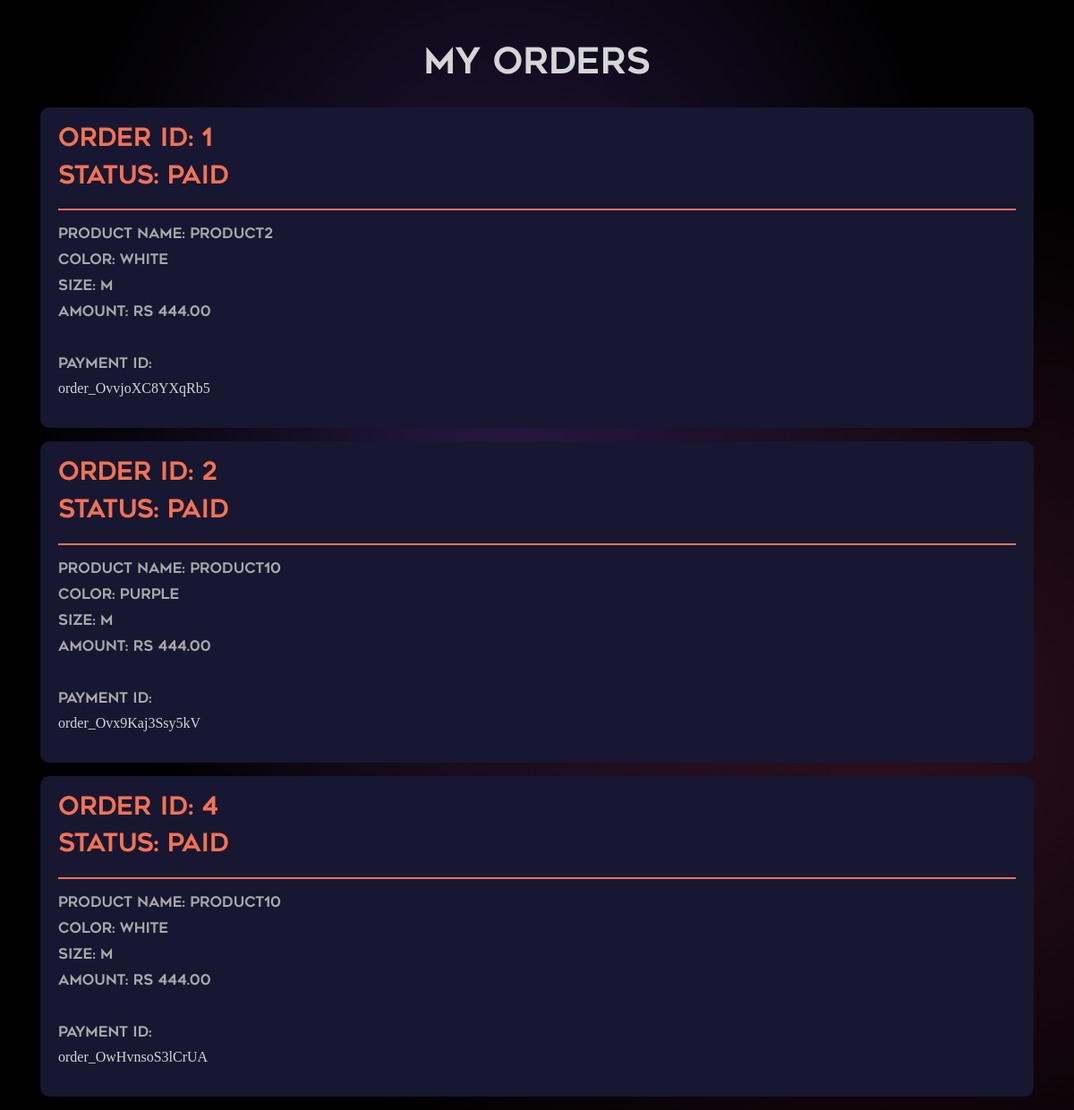
/userorders/ (signed in), run on the app's committed database.
### productapp/models.py (models this page shows, shortened)
class OrderCart(models.Model):
     user=models.ForeignKey(User,on_delete=models.CASCADE)
     info=models.ForeignKey(UserProfile,on_delete=models.CASCADE)
     product_name = models.CharField(max_length=255)
     color = models.CharField(max_length=225)
     size = models.CharField(max_length=225)
     amount = models.CharField(max_length=10)
     payment_id = models.CharField(max_length=100)
     paid = models.BooleanField(default=False)

### productapp/views.py (the view)
# urls.py: path('userorders/', views.userorders, name='userorders'),
def userorders(request):
    orders = OrderCart.objects.filter(user=request.user)
    return render(request, 'orders.html', {'orders': orders})

### templates/orders.html (shortened to what this page needs)
{% load static %}
<!DOCTYPE html>
<html lang="en">
<head>
    <link href="https://stackpath.bootstrapcdn.com/bootstrap/4.5.2/css/bootstrap.min.css" rel="stylesheet">
    <link href="https://unpkg.com/swiper/swiper-bundle.min.css" rel="stylesheet">
    <link href="https://unpkg.com/boxicons@2.1.4/css/boxicons.min.css" rel="stylesheet">
</head>
<body>
    <div class="container mt-5">
        <h1 class="text-center mb-4" style="font-family: myfont;">My Orders</h1>
        {% for order in orders %}
        <div class="order-card">
            <div class="order-header">
                <h3>Order ID: {{ order.id }}</h3>
                <h3>Status: {{ order.paid|yesno:"Paid,Pending" }}</h3>
            </div>
            <div class="order-details">
                <p><strong>Product Name:</strong> {{ order.product_name }}</p>
                <p><strong>Color:</strong> {{ order.color }}</p>
                <p><strong>Size:</strong> {{ order.size }}</p>
                <p><strong>Amount:</strong> Rs {{ order.amount }}</p>
                <br>
                <p>Payment ID:</p><h6>{{ order.payment_id }}</h6>
            </div>
        </div>
        {% empty %}
        <p class="text-center" style="font-family: myfont;margin-top:100px;">You have no orders yet.</p>
        {% endfor %}
    </div>
</body>
</html>

### templates/orders.html (style rules this page uses)
body { background-color: #000000; background-image: radial-gradient(at 47% 33%, hsl(259.47, 46%, 18%) 0, transparent 59%), radial-gradient(at 82% 65%, hsl(331.03, 49%, 12%) 0, transparent 55%); background-repeat: no-repeat; background-attachment: fixed; color: white; font-family: "IBM Plex Sans"; font-weight: 300; display: flex; flex-direction: column; align-items: center; min-height: 100vh; margin: 0; color: #d5d5d5; font-size: calc(0.3 * var(--m)); }
.order-card { background-color: #171732; border-radius: 10px; padding: 20px; margin: 15px 0; }
.order-header { border-bottom: 2px solid #F37254; padding-bottom: 10px; margin-bottom: 15px; }
.order-header h3 { font-family: myfont; color: #F37254; }
.order-details p { font-family: myfont; color: #a9a9a9; margin: 5px 0; }

### data on the page
OrderCart: id "1", paid "Paid", product_name "product2", color "White", size "m", amount "444.00", payment_id "order_OvvjoXC8YXqRb5"
OrderCart: id "2", paid "Paid", product_name "product10", color "purple", size "m", amount "444.00", payment_id "order_Ovx9Kaj3Ssy5kV"
OrderCart: id "4", paid "Paid", product_name "product10", color "white", size "M", amount "444.00", payment_id "order_OwHvnsoS3lCrUA"
